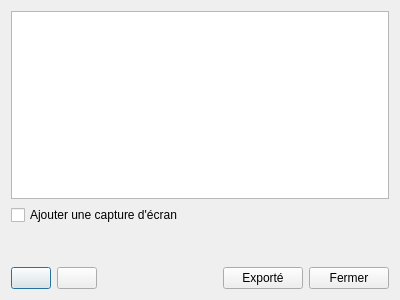
<?xml version="1.0" encoding="UTF-8"?>
<ui version="4.0">
 <class>Packer</class>
 <widget class="QDialog" name="Packer">
  <property name="geometry">
   <rect>
    <x>0</x>
    <y>0</y>
    <width>400</width>
    <height>300</height>
   </rect>
  </property>
  <property name="maximumSize">
   <size>
    <width>400</width>
    <height>300</height>
   </size>
  </property>
  <property name="windowTitle">
   <string>Packer</string>
  </property>
  <layout class="QVBoxLayout" name="verticalLayout">
   <item>
    <widget class="QTreeView" name="fileListView"/>
   </item>
   <item>
    <layout class="QHBoxLayout" name="horizontalLayout_2">
     <item>
      <widget class="QCheckBox" name="addScreenshot">
       <property name="text">
        <string>Ajouter une capture d'écran</string>
       </property>
      </widget>
     </item>
     <item>
      <spacer name="horizontalSpacer">
       <property name="orientation">
        <enum>Qt::Horizontal</enum>
       </property>
       <property name="sizeHint" stdset="0">
        <size>
         <width>40</width>
         <height>20</height>
        </size>
       </property>
      </spacer>
     </item>
    </layout>
   </item>
   <item>
    <spacer name="verticalSpacer">
     <property name="orientation">
      <enum>Qt::Vertical</enum>
     </property>
     <property name="sizeHint" stdset="0">
      <size>
       <width>20</width>
       <height>40</height>
      </size>
     </property>
    </spacer>
   </item>
   <item>
    <layout class="QHBoxLayout" name="horizontalLayout">
     <item>
      <widget class="QPushButton" name="delFileButton">
       <property name="text">
        <string/>
       </property>
       <property name="icon">
        <iconset resource="ressource.qrc">
         <normaloff>:/Icons/icons/cross.png</normaloff>:/Icons/icons/cross.png</iconset>
       </property>
      </widget>
     </item>
     <item>
      <widget class="QPushButton" name="addFileButton">
       <property name="text">
        <string/>
       </property>
       <property name="icon">
        <iconset resource="ressource.qrc">
         <normaloff>:/Icons/icons/add.png</normaloff>:/Icons/icons/add.png</iconset>
       </property>
      </widget>
     </item>
     <item>
      <spacer name="horizontalSpacer_2">
       <property name="orientation">
        <enum>Qt::Horizontal</enum>
       </property>
       <property name="sizeHint" stdset="0">
        <size>
         <width>40</width>
         <height>20</height>
        </size>
       </property>
      </spacer>
     </item>
     <item>
      <widget class="QPushButton" name="exportButton">
       <property name="text">
        <string>Exporté</string>
       </property>
       <property name="icon">
        <iconset resource="ressource.qrc">
         <normaloff>:/Icons/icons/package.png</normaloff>:/Icons/icons/package.png</iconset>
       </property>
      </widget>
     </item>
     <item>
      <widget class="QPushButton" name="closeButton">
       <property name="text">
        <string>Fermer</string>
       </property>
      </widget>
     </item>
    </layout>
   </item>
  </layout>
 </widget>
 <resources>
  <include location="ressource.qrc"/>
 </resources>
 <connections>
  <connection>
   <sender>closeButton</sender>
   <signal>clicked()</signal>
   <receiver>Packer</receiver>
   <slot>reject()</slot>
   <hints>
    <hint type="sourcelabel">
     <x>380</x>
     <y>278</y>
    </hint>
    <hint type="destinationlabel">
     <x>369</x>
     <y>247</y>
    </hint>
   </hints>
  </connection>
 </connections>
</ui>
